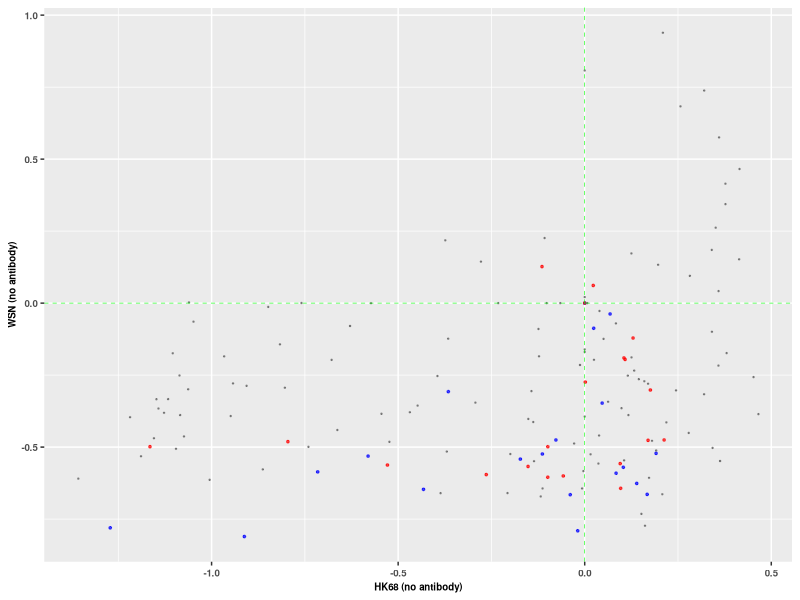
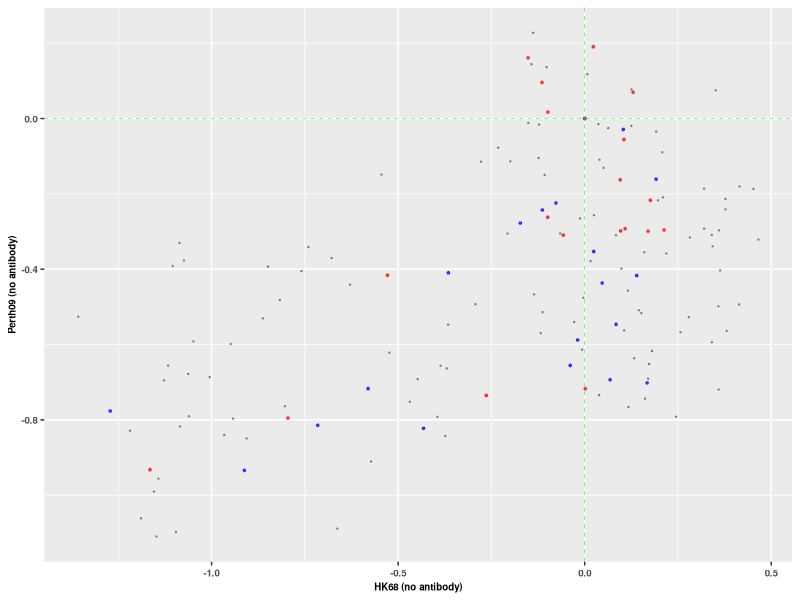
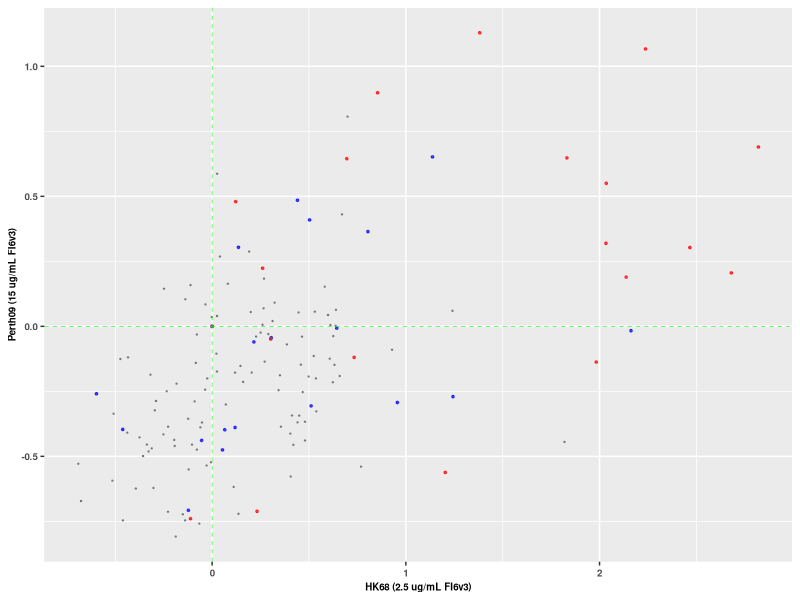
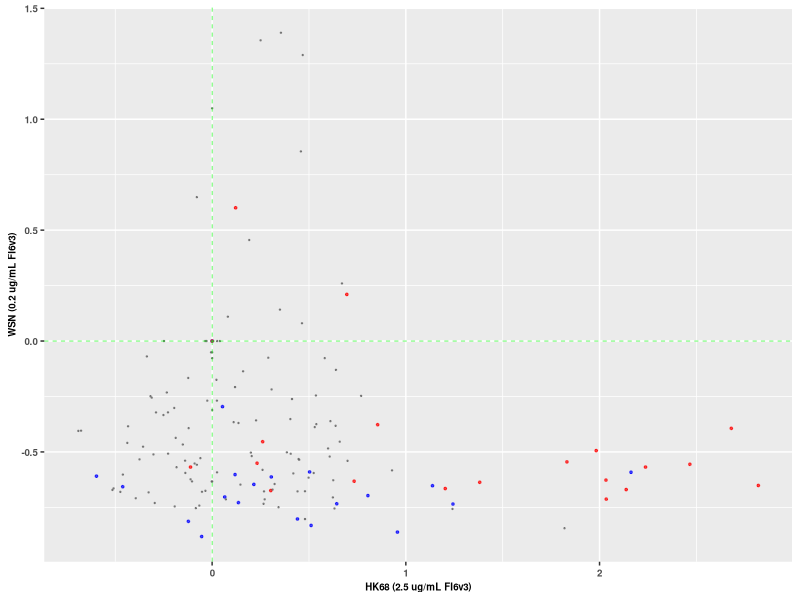
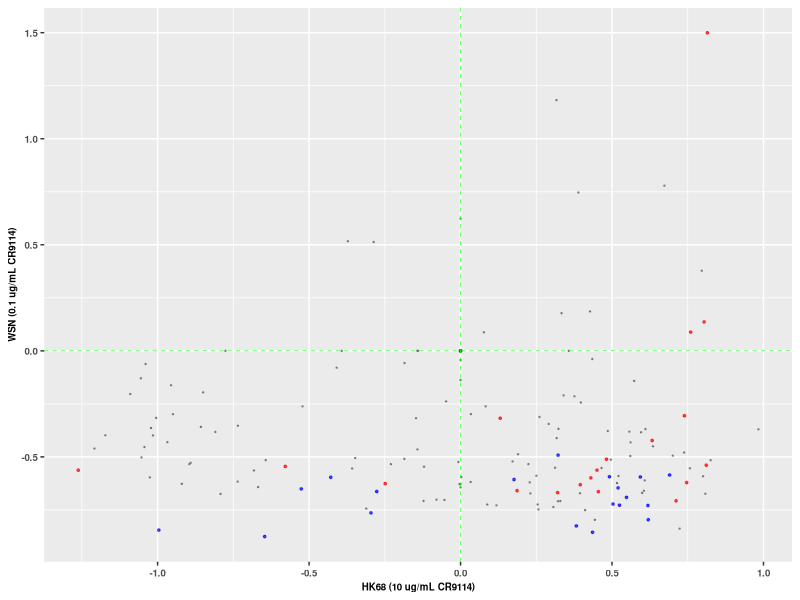
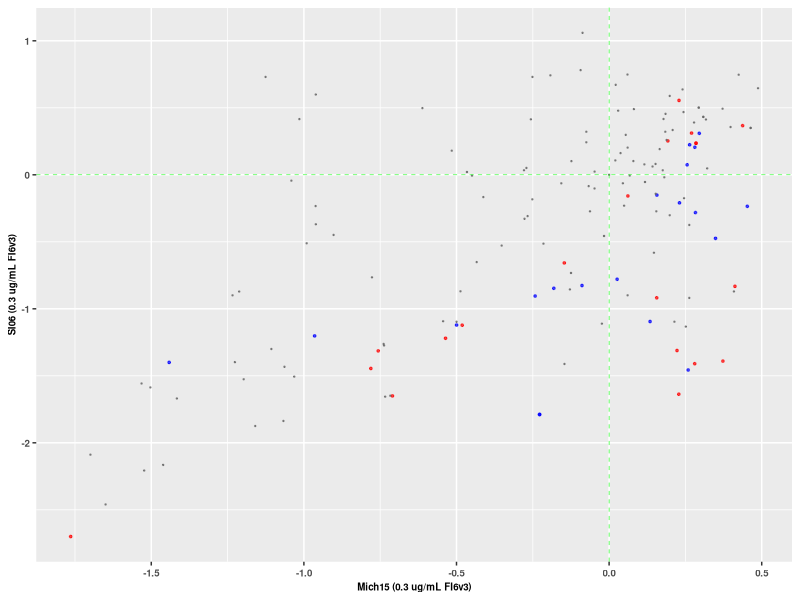
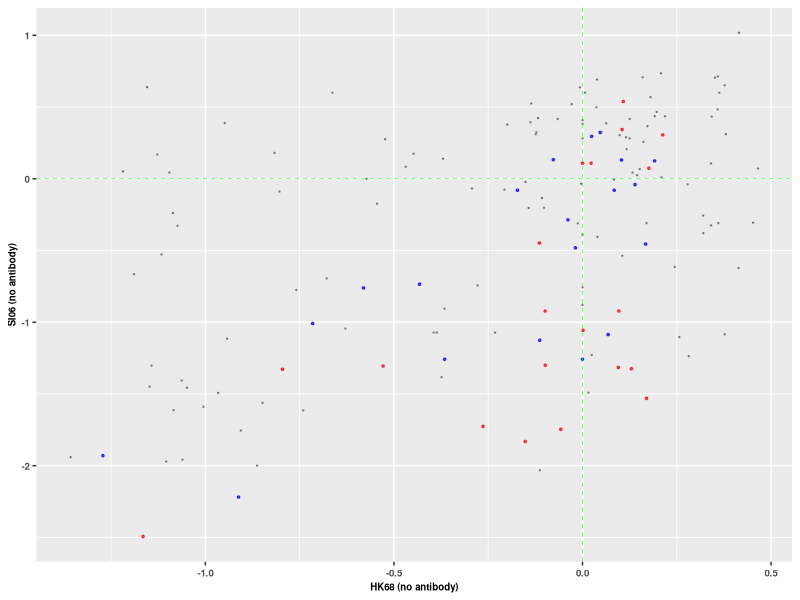
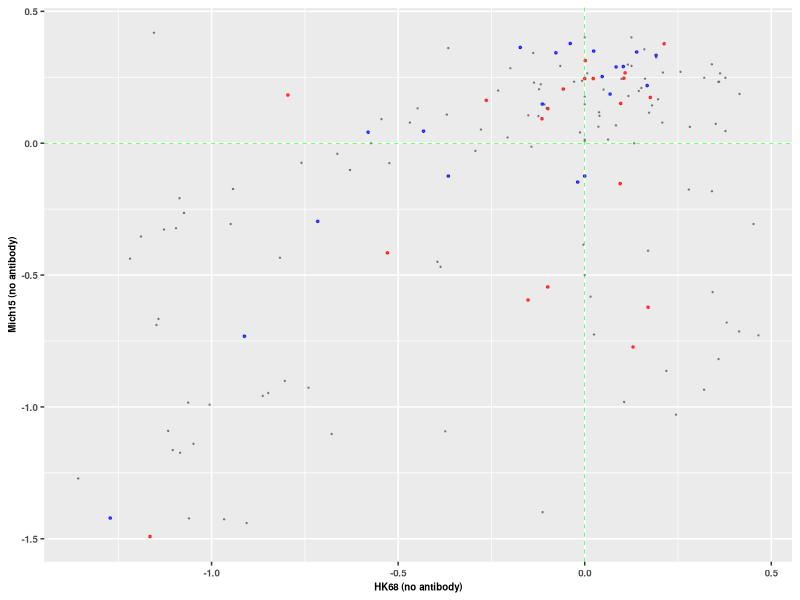

These figures' R source, in order:
#R code
library(ggplot2)
library(scales)
library(RColorBrewer)
library(readr)
library(tidyr)
library(reshape)
library(stringr)
library(dplyr)
library(ggrepel)
library(gridExtra)
require(cowplot)

color_by_resi <- function(resi){
  if (resi==42){return ('42')}
  else if (resi==45){return ('45')}
  else {return ('Other')}
  }

size_by_resi <- function(resi){
  if (resi==42){return (3)}
  else if (resi==45){return (3)}
  else {return (1)}
  }

plot_scatter <- function(fit_table,graphname,xlab,ylab){
  textsize <- 7
  sizes <- unique(fit_table$size)
  names(sizes) <- as.character(unique(fit_table$size))
  cor_summary <- cor.test(log10(fit_table$HK68),log10(fit_table$Other))
  pvalue <- cor_summary$p.value
  cor    <- signif(cor(log10(fit_table$HK68),log10(fit_table$Other)),2)
  p  <- ggplot(fit_table,aes(log10(HK68),log10(Other),color=color,size=as.factor(size))) + 
          geom_point(alpha=0.7) +
          scale_size_manual(values = sizes/5) + 
          scale_color_manual(values=c('blue','red','gray40')) +
          theme(plot.title=element_text(size=textsize,face="bold"),
                axis.title=element_text(size=textsize,face="bold"),
                axis.text=element_text(size=textsize,face="bold"),
                legend.title=element_blank(),
                legend.text=element_text(size=textsize,face="bold"),
                legend.position='none') +
          xlab(xlab) +
          ylab(ylab) +
          geom_hline(aes(yintercept=0), color='green', linetype=2,size=0.2) +
          geom_vline(aes(xintercept=0), color='green', linetype=2,size=0.2)
  print (graphname)
  print (paste('P=',pvalue,sep=''))
  print (paste('R=',cor,sep=''))
  ggsave(graphname, p, width=1.8,height=1.8)
  }

FitTable  <- read_tsv('result/Fit_compare.tsv') %>%
                mutate(color=mapply(color_by_resi,pos)) %>%
                mutate(size=mapply(size_by_resi,pos)) %>%
                filter(HK68_fit_no_antibody!=-1)
fit_table_vsWSN <- FitTable %>%
                     select(HK68_fit_no_antibody, WSN_fit_mock, color, size) %>%
                     rename(HK68=HK68_fit_no_antibody) %>%
                     rename(Other=WSN_fit_mock)
fit_table_vsPerth09 <- FitTable %>%
                         select(HK68_fit_no_antibody, Perth09_fit_mock, color, size) %>%
                         rename(HK68=HK68_fit_no_antibody) %>%
                         rename(Other=Perth09_fit_mock)
fit_table_vsPerth09_FI6v3 <- FitTable %>%
			       select(HK68_fit_2500ng_FI6v3, Perth09_fit_FI6v3_15ug, color, size) %>%
			       rename(HK68=HK68_fit_2500ng_FI6v3) %>%
			       rename(Other=Perth09_fit_FI6v3_15ug)
fit_table_vsWSN_FI6v3 <- FitTable %>%
		           select(HK68_fit_2500ng_FI6v3, WSN_fit_FI6v3_200ng, color, size) %>%
		           rename(HK68=HK68_fit_2500ng_FI6v3) %>%
		           rename(Other=WSN_fit_FI6v3_200ng)
fit_table_vsWSN_CR9114 <- FitTable %>%
		            select(HK68_fit_10ug_CR9114, WSN_fit_CR9114_100ng, color, size) %>%
		            rename(HK68=HK68_fit_10ug_CR9114) %>%
		            rename(Other=WSN_fit_CR9114_100ng)
fit_table_vsH1_FI6v3  <- FitTable %>%
		           select(Mich15_fit_300ng_FI6v3, SI06_fit_300ng_FI6v3, color, size) %>%
		           rename(HK68=Mich15_fit_300ng_FI6v3) %>%
		           rename(Other=SI06_fit_300ng_FI6v3)
fit_table_vsSI06 <- FitTable %>%
		      select(HK68_fit_no_antibody, SI06_fit_no_antibody, color, size) %>%
		      rename(HK68=HK68_fit_no_antibody) %>%
		      rename(Other=SI06_fit_no_antibody)
fit_table_vsMich15 <- FitTable %>%
		        select(HK68_fit_no_antibody, Mich15_fit_no_antibody, color, size) %>%
		        rename(HK68=HK68_fit_no_antibody) %>%
		        rename(Other=Mich15_fit_no_antibody)
fit_table_vsH1 <- FitTable %>%
	            select(SI06_fit_no_antibody, Mich15_fit_no_antibody, color, size) %>%
	            rename(HK68=SI06_fit_no_antibody) %>%
	            rename(Other=Mich15_fit_no_antibody)
plot_scatter(fit_table_vsWSN,'graph/scatter_fit_WSN_compare.png','HK68 (no antibody)','WSN (no antibody)')
plot_scatter(fit_table_vsPerth09,'graph/scatter_fit_Perth09_compare.png','HK68 (no antibody)','Perth09 (no antibody)')
plot_scatter(fit_table_vsPerth09_FI6v3,'graph/scatter_fit_Perth09_FI6v3_compare.png','HK68 (2.5 ug/mL FI6v3)','Perth09 (15 ug/mL FI6v3)')
plot_scatter(fit_table_vsWSN_FI6v3,'graph/scatter_fit_WSN_FI6v3_compare.png','HK68 (2.5 ug/mL FI6v3)','WSN (0.2 ug/mL FI6v3)')
plot_scatter(fit_table_vsWSN_CR9114,'graph/scatter_fit_WSN_CR9114_compare.png','HK68 (10 ug/mL CR9114)','WSN (0.1 ug/mL CR9114)')
plot_scatter(fit_table_vsH1_FI6v3,'graph/scatter_fit_H1_FI6v3_compare.png','Mich15 (0.3 ug/mL FI6v3)','SI06 (0.3 ug/mL FI6v3)')
plot_scatter(fit_table_vsSI06,'graph/scatter_fit_SI06_compare.png','HK68 (no antibody)','SI06 (no antibody)')
plot_scatter(fit_table_vsMich15,'graph/scatter_fit_Mich15_compare.png','HK68 (no antibody)','Mich15 (no antibody)')
plot_scatter(fit_table_vsH1,'graph/scatter_fit_H1_compare.png','SO06 (no antibody)','Mich15 (no antibody)')
